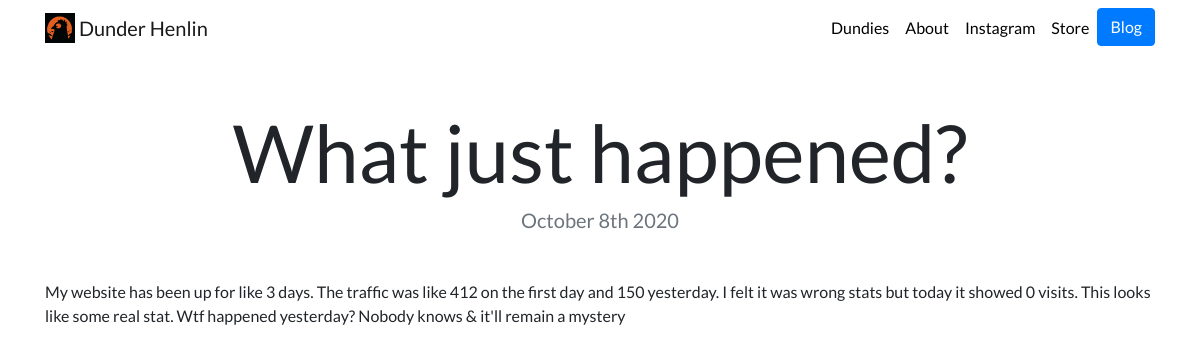
/blog/5/, run on the app's committed database.
### blog/models.py (models this page shows, shortened)
class Blog(models.Model):
    Title= models.CharField(max_length=100)
    Date=models.DateField()
    Description=models.CharField(max_length=250)

### blog/views.py (the view)
# urls.py: path('<int:blog_id>/',views.detail,name='detail')  ,
def detail(request,blog_id):
    blog=get_object_or_404(Blog, pk=blog_id)
    return render(request,'blog/detail.html',{'blog':blog })

### blog/templates/blog/detail.html
{% extends "portfolio/base.html" %}
{% load static %}
{% block content %}
<h1 class="text-center mt-5" id="blogdetailtitle">{{ blog.Title }}</h1>
<h5 class="text-center text-muted mb-5">{{ blog.Date|date:'F jS Y' }}</h5>
{{ blog.Description|safe }}
{% endblock %}

### portfolio/static/portfolio/custom.css (style rules this page uses)
body { font-family: 'Lato', sans-serif; }
@media (min-width: 992px) { #blogdetailtitle { font-size: 5rem; } }

### data on the page
Blog: Title "What just happened?", Date "October 8th 2020", Description "My website has been up for like 3 days. The traffic was like 412 on the first day and 150 yesterday. I felt it was wrong stats but today it showed 0 visits. This looks like some real stat. Wtf happened yesterday? Nobody knows & it'll remain a mystery"
